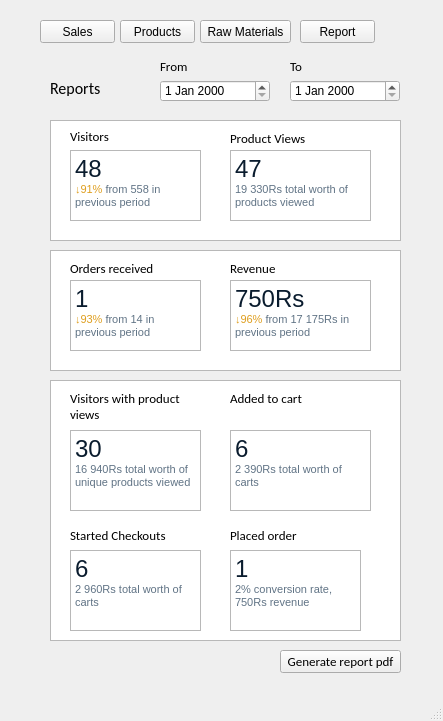
<?xml version="1.0" encoding="UTF-8"?>
<ui version="4.0">
 <class>Reports</class>
 <widget class="QMainWindow" name="Reports">
  <property name="geometry">
   <rect>
    <x>0</x>
    <y>0</y>
    <width>443</width>
    <height>721</height>
   </rect>
  </property>
  <property name="windowTitle">
   <string>Reports</string>
  </property>
  <widget class="QWidget" name="centralwidget">
   <widget class="QLabel" name="label">
    <property name="geometry">
     <rect>
      <x>50</x>
      <y>80</y>
      <width>51</width>
      <height>16</height>
     </rect>
    </property>
    <property name="font">
     <font>
      <family>Calibri</family>
      <pointsize>12</pointsize>
      <weight>50</weight>
      <bold>false</bold>
     </font>
    </property>
    <property name="text">
     <string>Reports</string>
    </property>
   </widget>
   <widget class="QGraphicsView" name="graphicsView">
    <property name="geometry">
     <rect>
      <x>50</x>
      <y>120</y>
      <width>351</width>
      <height>121</height>
     </rect>
    </property>
   </widget>
   <widget class="QLabel" name="label_2">
    <property name="geometry">
     <rect>
      <x>70</x>
      <y>130</y>
      <width>47</width>
      <height>13</height>
     </rect>
    </property>
    <property name="font">
     <font>
      <family>Calibri</family>
      <pointsize>10</pointsize>
     </font>
    </property>
    <property name="text">
     <string>Visitors</string>
    </property>
   </widget>
   <widget class="QLabel" name="label_3">
    <property name="geometry">
     <rect>
      <x>230</x>
      <y>130</y>
      <width>101</width>
      <height>16</height>
     </rect>
    </property>
    <property name="font">
     <font>
      <family>Calibri</family>
      <pointsize>10</pointsize>
     </font>
    </property>
    <property name="text">
     <string>Product Views</string>
    </property>
   </widget>
   <widget class="QTextBrowser" name="visitors">
    <property name="geometry">
     <rect>
      <x>70</x>
      <y>150</y>
      <width>131</width>
      <height>71</height>
     </rect>
    </property>
    <property name="html">
     <string>&lt;!DOCTYPE HTML PUBLIC &quot;-//W3C//DTD HTML 4.0//EN&quot; &quot;http://www.w3.org/TR/REC-html40/strict.dtd&quot;&gt;
&lt;html&gt;&lt;head&gt;&lt;meta name=&quot;qrichtext&quot; content=&quot;1&quot; /&gt;&lt;style type=&quot;text/css&quot;&gt;
p, li { white-space: pre-wrap; }
&lt;/style&gt;&lt;/head&gt;&lt;body style=&quot; font-family:'MS Shell Dlg 2'; font-size:8.25pt; font-weight:400; font-style:normal;&quot;&gt;
&lt;p style=&quot; margin-top:0px; margin-bottom:0px; margin-left:0px; margin-right:0px; -qt-block-indent:0; text-indent:0px;&quot;&gt;&lt;span style=&quot; font-size:18pt; color:#0a1c2e; background-color:#ffffff;&quot;&gt;48&lt;/span&gt;&lt;/p&gt;
&lt;p style=&quot; margin-top:0px; margin-bottom:0px; margin-left:0px; margin-right:0px; -qt-block-indent:0; text-indent:0px;&quot;&gt;&lt;span style=&quot; font-family:'lato,sans-serif'; font-size:8pt; color:#de9d1c; background-color:#ffffff;&quot;&gt;↓91%&lt;/span&gt;&lt;span style=&quot; font-family:'lato,sans-serif'; font-size:8pt; color:#607385; background-color:#ffffff;&quot;&gt; from 558 in previous period&lt;/span&gt;&lt;/p&gt;&lt;/body&gt;&lt;/html&gt;</string>
    </property>
   </widget>
   <widget class="QTextBrowser" name="productviews">
    <property name="geometry">
     <rect>
      <x>230</x>
      <y>150</y>
      <width>141</width>
      <height>71</height>
     </rect>
    </property>
    <property name="html">
     <string>&lt;!DOCTYPE HTML PUBLIC &quot;-//W3C//DTD HTML 4.0//EN&quot; &quot;http://www.w3.org/TR/REC-html40/strict.dtd&quot;&gt;
&lt;html&gt;&lt;head&gt;&lt;meta name=&quot;qrichtext&quot; content=&quot;1&quot; /&gt;&lt;style type=&quot;text/css&quot;&gt;
p, li { white-space: pre-wrap; }
&lt;/style&gt;&lt;/head&gt;&lt;body style=&quot; font-family:'MS Shell Dlg 2'; font-size:8.25pt; font-weight:400; font-style:normal;&quot;&gt;
&lt;p style=&quot; margin-top:0px; margin-bottom:0px; margin-left:0px; margin-right:0px; -qt-block-indent:0; text-indent:0px;&quot;&gt;&lt;span style=&quot; font-size:18pt; color:#0a1c2e; background-color:#ffffff;&quot;&gt;47&lt;/span&gt;&lt;/p&gt;
&lt;p style=&quot; margin-top:0px; margin-bottom:0px; margin-left:0px; margin-right:0px; -qt-block-indent:0; text-indent:0px;&quot;&gt;&lt;span style=&quot; font-family:'lato,sans-serif'; font-size:8pt; color:#607385; background-color:#ffffff;&quot;&gt;19 330Rs total worth of products viewed&lt;/span&gt;&lt;/p&gt;&lt;/body&gt;&lt;/html&gt;</string>
    </property>
   </widget>
   <widget class="QLabel" name="label_4">
    <property name="geometry">
     <rect>
      <x>70</x>
      <y>260</y>
      <width>111</width>
      <height>16</height>
     </rect>
    </property>
    <property name="font">
     <font>
      <family>Calibri</family>
      <pointsize>10</pointsize>
     </font>
    </property>
    <property name="text">
     <string>Orders received</string>
    </property>
   </widget>
   <widget class="QTextBrowser" name="revenue">
    <property name="geometry">
     <rect>
      <x>230</x>
      <y>280</y>
      <width>141</width>
      <height>71</height>
     </rect>
    </property>
    <property name="html">
     <string>&lt;!DOCTYPE HTML PUBLIC &quot;-//W3C//DTD HTML 4.0//EN&quot; &quot;http://www.w3.org/TR/REC-html40/strict.dtd&quot;&gt;
&lt;html&gt;&lt;head&gt;&lt;meta name=&quot;qrichtext&quot; content=&quot;1&quot; /&gt;&lt;style type=&quot;text/css&quot;&gt;
p, li { white-space: pre-wrap; }
&lt;/style&gt;&lt;/head&gt;&lt;body style=&quot; font-family:'MS Shell Dlg 2'; font-size:8.25pt; font-weight:400; font-style:normal;&quot;&gt;
&lt;p style=&quot; margin-top:0px; margin-bottom:0px; margin-left:0px; margin-right:0px; -qt-block-indent:0; text-indent:0px;&quot;&gt;&lt;span style=&quot; font-family:'lato,sans-serif'; font-size:18pt; color:#0a1c2e;&quot;&gt;750Rs&lt;/span&gt;&lt;/p&gt;
&lt;p style=&quot; margin-top:0px; margin-bottom:0px; margin-left:0px; margin-right:0px; -qt-block-indent:0; text-indent:0px;&quot;&gt;&lt;span style=&quot; font-family:'lato,sans-serif'; font-size:8pt; color:#de9d1c;&quot;&gt;↓96%&lt;/span&gt;&lt;span style=&quot; font-family:'lato,sans-serif'; font-size:8pt; color:#607385;&quot;&gt; from 17 175Rs in previous period&lt;/span&gt;&lt;/p&gt;&lt;/body&gt;&lt;/html&gt;</string>
    </property>
   </widget>
   <widget class="QTextBrowser" name="ordersreceived">
    <property name="geometry">
     <rect>
      <x>70</x>
      <y>280</y>
      <width>131</width>
      <height>71</height>
     </rect>
    </property>
    <property name="html">
     <string>&lt;!DOCTYPE HTML PUBLIC &quot;-//W3C//DTD HTML 4.0//EN&quot; &quot;http://www.w3.org/TR/REC-html40/strict.dtd&quot;&gt;
&lt;html&gt;&lt;head&gt;&lt;meta name=&quot;qrichtext&quot; content=&quot;1&quot; /&gt;&lt;style type=&quot;text/css&quot;&gt;
p, li { white-space: pre-wrap; }
&lt;/style&gt;&lt;/head&gt;&lt;body style=&quot; font-family:'MS Shell Dlg 2'; font-size:8.25pt; font-weight:400; font-style:normal;&quot;&gt;
&lt;p style=&quot; margin-top:0px; margin-bottom:0px; margin-left:0px; margin-right:0px; -qt-block-indent:0; text-indent:0px; background-color:#ffffff;&quot;&gt;&lt;span style=&quot; font-family:'lato,sans-serif'; font-size:18pt; color:#0a1c2e;&quot;&gt;1&lt;/span&gt;&lt;/p&gt;
&lt;p style=&quot; margin-top:0px; margin-bottom:0px; margin-left:0px; margin-right:0px; -qt-block-indent:0; text-indent:0px; background-color:#ffffff;&quot;&gt;&lt;span style=&quot; font-family:'lato,sans-serif'; font-size:8pt; color:#de9d1c;&quot;&gt;↓93%&lt;/span&gt;&lt;span style=&quot; font-family:'lato,sans-serif'; font-size:8pt; color:#607385;&quot;&gt; from 14 in previous period&lt;/span&gt;&lt;/p&gt;&lt;/body&gt;&lt;/html&gt;</string>
    </property>
   </widget>
   <widget class="QLabel" name="label_5">
    <property name="geometry">
     <rect>
      <x>230</x>
      <y>260</y>
      <width>101</width>
      <height>16</height>
     </rect>
    </property>
    <property name="font">
     <font>
      <family>Calibri</family>
      <pointsize>10</pointsize>
     </font>
    </property>
    <property name="text">
     <string>Revenue</string>
    </property>
   </widget>
   <widget class="QGraphicsView" name="graphicsView_2">
    <property name="geometry">
     <rect>
      <x>50</x>
      <y>250</y>
      <width>351</width>
      <height>121</height>
     </rect>
    </property>
   </widget>
   <widget class="QTextBrowser" name="visitorsprodviews">
    <property name="geometry">
     <rect>
      <x>70</x>
      <y>430</y>
      <width>131</width>
      <height>81</height>
     </rect>
    </property>
    <property name="html">
     <string>&lt;!DOCTYPE HTML PUBLIC &quot;-//W3C//DTD HTML 4.0//EN&quot; &quot;http://www.w3.org/TR/REC-html40/strict.dtd&quot;&gt;
&lt;html&gt;&lt;head&gt;&lt;meta name=&quot;qrichtext&quot; content=&quot;1&quot; /&gt;&lt;style type=&quot;text/css&quot;&gt;
p, li { white-space: pre-wrap; }
&lt;/style&gt;&lt;/head&gt;&lt;body style=&quot; font-family:'MS Shell Dlg 2'; font-size:8.25pt; font-weight:400; font-style:normal;&quot;&gt;
&lt;p style=&quot; margin-top:0px; margin-bottom:0px; margin-left:0px; margin-right:0px; -qt-block-indent:0; text-indent:0px;&quot;&gt;&lt;span style=&quot; font-size:18pt; color:#0a1c2e; background-color:#ffffff;&quot;&gt;30&lt;/span&gt;&lt;/p&gt;
&lt;p style=&quot; margin-top:0px; margin-bottom:0px; margin-left:0px; margin-right:0px; -qt-block-indent:0; text-indent:0px;&quot;&gt;&lt;span style=&quot; font-family:'lato,sans-serif'; font-size:8pt; color:#607385; background-color:#ffffff;&quot;&gt;16 940Rs total worth of unique products viewed&lt;/span&gt;&lt;/p&gt;&lt;/body&gt;&lt;/html&gt;</string>
    </property>
   </widget>
   <widget class="QTextBrowser" name="addedtocart">
    <property name="geometry">
     <rect>
      <x>230</x>
      <y>430</y>
      <width>141</width>
      <height>81</height>
     </rect>
    </property>
    <property name="html">
     <string>&lt;!DOCTYPE HTML PUBLIC &quot;-//W3C//DTD HTML 4.0//EN&quot; &quot;http://www.w3.org/TR/REC-html40/strict.dtd&quot;&gt;
&lt;html&gt;&lt;head&gt;&lt;meta name=&quot;qrichtext&quot; content=&quot;1&quot; /&gt;&lt;style type=&quot;text/css&quot;&gt;
p, li { white-space: pre-wrap; }
&lt;/style&gt;&lt;/head&gt;&lt;body style=&quot; font-family:'MS Shell Dlg 2'; font-size:8.25pt; font-weight:400; font-style:normal;&quot;&gt;
&lt;p style=&quot; margin-top:0px; margin-bottom:0px; margin-left:0px; margin-right:0px; -qt-block-indent:0; text-indent:0px;&quot;&gt;&lt;span style=&quot; font-size:18pt; color:#0a1c2e; background-color:#ffffff;&quot;&gt;6&lt;/span&gt;&lt;/p&gt;
&lt;p style=&quot; margin-top:0px; margin-bottom:0px; margin-left:0px; margin-right:0px; -qt-block-indent:0; text-indent:0px;&quot;&gt;&lt;span style=&quot; font-family:'lato,sans-serif'; font-size:8pt; color:#607385; background-color:#ffffff;&quot;&gt;2 390Rs total worth of carts&lt;/span&gt;&lt;/p&gt;&lt;/body&gt;&lt;/html&gt;</string>
    </property>
   </widget>
   <widget class="QGraphicsView" name="graphicsView_3">
    <property name="geometry">
     <rect>
      <x>50</x>
      <y>380</y>
      <width>351</width>
      <height>261</height>
     </rect>
    </property>
   </widget>
   <widget class="QLabel" name="label_6">
    <property name="geometry">
     <rect>
      <x>230</x>
      <y>390</y>
      <width>101</width>
      <height>16</height>
     </rect>
    </property>
    <property name="font">
     <font>
      <family>Calibri</family>
      <pointsize>10</pointsize>
     </font>
    </property>
    <property name="text">
     <string>Added to cart</string>
    </property>
   </widget>
   <widget class="QLabel" name="label_7">
    <property name="geometry">
     <rect>
      <x>70</x>
      <y>390</y>
      <width>131</width>
      <height>31</height>
     </rect>
    </property>
    <property name="font">
     <font>
      <family>Calibri</family>
      <pointsize>10</pointsize>
     </font>
    </property>
    <property name="text">
     <string>Visitors with product views</string>
    </property>
    <property name="textFormat">
     <enum>Qt::RichText</enum>
    </property>
    <property name="wordWrap">
     <bool>true</bool>
    </property>
   </widget>
   <widget class="QLabel" name="label_8">
    <property name="geometry">
     <rect>
      <x>70</x>
      <y>520</y>
      <width>131</width>
      <height>31</height>
     </rect>
    </property>
    <property name="font">
     <font>
      <family>Calibri</family>
      <pointsize>10</pointsize>
     </font>
    </property>
    <property name="text">
     <string>Started Checkouts</string>
    </property>
    <property name="textFormat">
     <enum>Qt::RichText</enum>
    </property>
    <property name="wordWrap">
     <bool>true</bool>
    </property>
   </widget>
   <widget class="QLabel" name="label_9">
    <property name="geometry">
     <rect>
      <x>230</x>
      <y>520</y>
      <width>131</width>
      <height>31</height>
     </rect>
    </property>
    <property name="font">
     <font>
      <family>Calibri</family>
      <pointsize>10</pointsize>
     </font>
    </property>
    <property name="text">
     <string>Placed order</string>
    </property>
    <property name="textFormat">
     <enum>Qt::RichText</enum>
    </property>
    <property name="wordWrap">
     <bool>true</bool>
    </property>
   </widget>
   <widget class="QTextBrowser" name="startedcheckout">
    <property name="geometry">
     <rect>
      <x>70</x>
      <y>550</y>
      <width>131</width>
      <height>81</height>
     </rect>
    </property>
    <property name="html">
     <string>&lt;!DOCTYPE HTML PUBLIC &quot;-//W3C//DTD HTML 4.0//EN&quot; &quot;http://www.w3.org/TR/REC-html40/strict.dtd&quot;&gt;
&lt;html&gt;&lt;head&gt;&lt;meta name=&quot;qrichtext&quot; content=&quot;1&quot; /&gt;&lt;style type=&quot;text/css&quot;&gt;
p, li { white-space: pre-wrap; }
&lt;/style&gt;&lt;/head&gt;&lt;body style=&quot; font-family:'MS Shell Dlg 2'; font-size:8.25pt; font-weight:400; font-style:normal;&quot;&gt;
&lt;p style=&quot; margin-top:0px; margin-bottom:0px; margin-left:0px; margin-right:0px; -qt-block-indent:0; text-indent:0px;&quot;&gt;&lt;span style=&quot; font-size:18pt; color:#0a1c2e; background-color:#ffffff;&quot;&gt;6&lt;/span&gt;&lt;/p&gt;
&lt;p style=&quot; margin-top:0px; margin-bottom:0px; margin-left:0px; margin-right:0px; -qt-block-indent:0; text-indent:0px;&quot;&gt;&lt;span style=&quot; font-family:'lato,sans-serif'; font-size:8pt; color:#607385; background-color:#ffffff;&quot;&gt;2 960Rs total worth of carts&lt;/span&gt;&lt;/p&gt;&lt;/body&gt;&lt;/html&gt;</string>
    </property>
   </widget>
   <widget class="QTextBrowser" name="placedorder">
    <property name="geometry">
     <rect>
      <x>230</x>
      <y>550</y>
      <width>131</width>
      <height>81</height>
     </rect>
    </property>
    <property name="html">
     <string>&lt;!DOCTYPE HTML PUBLIC &quot;-//W3C//DTD HTML 4.0//EN&quot; &quot;http://www.w3.org/TR/REC-html40/strict.dtd&quot;&gt;
&lt;html&gt;&lt;head&gt;&lt;meta name=&quot;qrichtext&quot; content=&quot;1&quot; /&gt;&lt;style type=&quot;text/css&quot;&gt;
p, li { white-space: pre-wrap; }
&lt;/style&gt;&lt;/head&gt;&lt;body style=&quot; font-family:'MS Shell Dlg 2'; font-size:8.25pt; font-weight:400; font-style:normal;&quot;&gt;
&lt;p style=&quot; margin-top:0px; margin-bottom:0px; margin-left:0px; margin-right:0px; -qt-block-indent:0; text-indent:0px;&quot;&gt;&lt;span style=&quot; font-size:18pt; color:#0a1c2e; background-color:#ffffff;&quot;&gt;1&lt;/span&gt;&lt;/p&gt;
&lt;p style=&quot; margin-top:0px; margin-bottom:0px; margin-left:0px; margin-right:0px; -qt-block-indent:0; text-indent:0px;&quot;&gt;&lt;span style=&quot; font-family:'lato,sans-serif'; font-size:8pt; color:#607385; background-color:#ffffff;&quot;&gt;2% conversion rate, 750Rs revenue&lt;/span&gt;&lt;/p&gt;&lt;/body&gt;&lt;/html&gt;</string>
    </property>
   </widget>
   <widget class="QDateEdit" name="reportfrom">
    <property name="geometry">
     <rect>
      <x>160</x>
      <y>80</y>
      <width>110</width>
      <height>22</height>
     </rect>
    </property>
   </widget>
   <widget class="QLabel" name="label_10">
    <property name="geometry">
     <rect>
      <x>160</x>
      <y>60</y>
      <width>47</width>
      <height>13</height>
     </rect>
    </property>
    <property name="font">
     <font>
      <family>Calibri</family>
      <pointsize>10</pointsize>
     </font>
    </property>
    <property name="text">
     <string>From</string>
    </property>
    <property name="alignment">
     <set>Qt::AlignJustify|Qt::AlignVCenter</set>
    </property>
   </widget>
   <widget class="QLabel" name="label_11">
    <property name="geometry">
     <rect>
      <x>290</x>
      <y>60</y>
      <width>47</width>
      <height>13</height>
     </rect>
    </property>
    <property name="font">
     <font>
      <family>Calibri</family>
      <pointsize>10</pointsize>
     </font>
    </property>
    <property name="text">
     <string>To</string>
    </property>
    <property name="alignment">
     <set>Qt::AlignJustify|Qt::AlignVCenter</set>
    </property>
   </widget>
   <widget class="QDateEdit" name="reportto">
    <property name="geometry">
     <rect>
      <x>290</x>
      <y>80</y>
      <width>110</width>
      <height>22</height>
     </rect>
    </property>
   </widget>
   <widget class="QPushButton" name="generatepdf">
    <property name="geometry">
     <rect>
      <x>280</x>
      <y>650</y>
      <width>121</width>
      <height>23</height>
     </rect>
    </property>
    <property name="font">
     <font>
      <family>Calibri</family>
      <pointsize>10</pointsize>
     </font>
    </property>
    <property name="text">
     <string>Generate report pdf</string>
    </property>
   </widget>
   <widget class="QPushButton" name="salesbutton">
    <property name="geometry">
     <rect>
      <x>40</x>
      <y>20</y>
      <width>75</width>
      <height>23</height>
     </rect>
    </property>
    <property name="text">
     <string>Sales</string>
    </property>
   </widget>
   <widget class="QPushButton" name="productsbutton">
    <property name="geometry">
     <rect>
      <x>120</x>
      <y>20</y>
      <width>75</width>
      <height>23</height>
     </rect>
    </property>
    <property name="text">
     <string>Products</string>
    </property>
   </widget>
   <widget class="QPushButton" name="rawmaterial">
    <property name="geometry">
     <rect>
      <x>200</x>
      <y>20</y>
      <width>91</width>
      <height>23</height>
     </rect>
    </property>
    <property name="text">
     <string>Raw Materials</string>
    </property>
   </widget>
   <widget class="QPushButton" name="pushButton_4">
    <property name="geometry">
     <rect>
      <x>300</x>
      <y>20</y>
      <width>75</width>
      <height>23</height>
     </rect>
    </property>
    <property name="text">
     <string>Report</string>
    </property>
   </widget>
   <zorder>graphicsView_3</zorder>
   <zorder>graphicsView_2</zorder>
   <zorder>label</zorder>
   <zorder>graphicsView</zorder>
   <zorder>label_2</zorder>
   <zorder>label_3</zorder>
   <zorder>visitors</zorder>
   <zorder>productviews</zorder>
   <zorder>label_4</zorder>
   <zorder>revenue</zorder>
   <zorder>ordersreceived</zorder>
   <zorder>label_5</zorder>
   <zorder>visitorsprodviews</zorder>
   <zorder>addedtocart</zorder>
   <zorder>label_6</zorder>
   <zorder>label_7</zorder>
   <zorder>label_8</zorder>
   <zorder>label_9</zorder>
   <zorder>startedcheckout</zorder>
   <zorder>placedorder</zorder>
   <zorder>reportfrom</zorder>
   <zorder>label_10</zorder>
   <zorder>label_11</zorder>
   <zorder>reportto</zorder>
   <zorder>generatepdf</zorder>
   <zorder>salesbutton</zorder>
   <zorder>productsbutton</zorder>
   <zorder>rawmaterial</zorder>
   <zorder>pushButton_4</zorder>
  </widget>
  <widget class="QMenuBar" name="menubar">
   <property name="geometry">
    <rect>
     <x>0</x>
     <y>0</y>
     <width>443</width>
     <height>21</height>
    </rect>
   </property>
  </widget>
  <widget class="QStatusBar" name="statusbar"/>
 </widget>
 <resources/>
 <connections/>
</ui>
